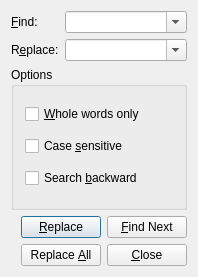
<?xml version="1.0" encoding="UTF-8"?>
<ui version="4.0">
 <comment>
    Copyright (C) 2004-2011 Martin Jolicoeur (snmpb1@gmail.com) 

    This file is part of the SnmpB project 
    (http://sourceforge.net/projects/snmpb)

    This program is free software: you can redistribute it and/or modify
    it under the terms of the GNU General Public License as published by
    the Free Software Foundation, either version 2 of the License, or
    (at your option) any later version.

    This program is distributed in the hope that it will be useful,
    but WITHOUT ANY WARRANTY; without even the implied warranty of
    MERCHANTABILITY or FITNESS FOR A PARTICULAR PURPOSE.  See the
    GNU General Public License for more details.

    You should have received a copy of the GNU General Public License
    along with this program.  If not, see http://www.gnu.org/licenses/.
</comment>
 <class>ReplaceDialog</class>
 <widget class="QDialog" name="ReplaceDialog">
  <property name="geometry">
   <rect>
    <x>0</x>
    <y>0</y>
    <width>198</width>
    <height>277</height>
   </rect>
  </property>
  <property name="windowTitle">
   <string>Replace Text</string>
  </property>
  <layout class="QGridLayout">
   <item row="0" column="0">
    <layout class="QGridLayout">
     <property name="leftMargin">
      <number>0</number>
     </property>
     <property name="topMargin">
      <number>0</number>
     </property>
     <property name="rightMargin">
      <number>0</number>
     </property>
     <property name="bottomMargin">
      <number>0</number>
     </property>
     <property name="spacing">
      <number>6</number>
     </property>
     <item row="1" column="0">
      <widget class="QLabel" name="TextLabel2">
       <property name="text">
        <string>R&amp;eplace:</string>
       </property>
       <property name="wordWrap">
        <bool>false</bool>
       </property>
       <property name="buddy">
        <cstring>comboReplace</cstring>
       </property>
      </widget>
     </item>
     <item row="0" column="0">
      <widget class="QLabel" name="TextLabel1">
       <property name="text">
        <string>&amp;Find:</string>
       </property>
       <property name="wordWrap">
        <bool>false</bool>
       </property>
       <property name="buddy">
        <cstring>comboFind</cstring>
       </property>
      </widget>
     </item>
     <item row="0" column="1">
      <widget class="QComboBox" name="comboFind">
       <property name="sizePolicy">
        <sizepolicy hsizetype="Expanding" vsizetype="Fixed">
         <horstretch>0</horstretch>
         <verstretch>0</verstretch>
        </sizepolicy>
       </property>
       <property name="editable">
        <bool>true</bool>
       </property>
       <property name="insertPolicy">
        <enum>QComboBox::InsertAlphabetically</enum>
       </property>
      </widget>
     </item>
     <item row="1" column="1">
      <widget class="QComboBox" name="comboReplace">
       <property name="sizePolicy">
        <sizepolicy hsizetype="Expanding" vsizetype="Fixed">
         <horstretch>0</horstretch>
         <verstretch>0</verstretch>
        </sizepolicy>
       </property>
       <property name="editable">
        <bool>true</bool>
       </property>
       <property name="insertPolicy">
        <enum>QComboBox::InsertAlphabetically</enum>
       </property>
      </widget>
     </item>
    </layout>
   </item>
   <item row="1" column="0">
    <widget class="QGroupBox" name="ButtonGroup1">
     <property name="title">
      <string>Options</string>
     </property>
     <layout class="QVBoxLayout">
      <property name="spacing">
       <number>6</number>
      </property>
      <property name="leftMargin">
       <number>11</number>
      </property>
      <property name="topMargin">
       <number>11</number>
      </property>
      <property name="rightMargin">
       <number>11</number>
      </property>
      <property name="bottomMargin">
       <number>11</number>
      </property>
      <item>
       <widget class="QCheckBox" name="checkWords">
        <property name="text">
         <string>&amp;Whole words only</string>
        </property>
       </widget>
      </item>
      <item>
       <widget class="QCheckBox" name="checkCase">
        <property name="text">
         <string>Case &amp;sensitive</string>
        </property>
       </widget>
      </item>
      <item>
       <widget class="QCheckBox" name="checkBackward">
        <property name="text">
         <string>Search &amp;backward</string>
        </property>
       </widget>
      </item>
     </layout>
    </widget>
   </item>
   <item row="2" column="0">
    <layout class="QHBoxLayout">
     <item>
      <spacer>
       <property name="orientation">
        <enum>Qt::Horizontal</enum>
       </property>
       <property name="sizeType">
        <enum>QSizePolicy::Expanding</enum>
       </property>
       <property name="sizeHint" stdset="0">
        <size>
         <width>16</width>
         <height>24</height>
        </size>
       </property>
      </spacer>
     </item>
     <item>
      <layout class="QGridLayout">
       <item row="0" column="0">
        <widget class="QPushButton" name="buttonReplace">
         <property name="text">
          <string>&amp;Replace</string>
         </property>
         <property name="default">
          <bool>true</bool>
         </property>
        </widget>
       </item>
       <item row="0" column="1">
        <widget class="QPushButton" name="buttonFindNext">
         <property name="text">
          <string>&amp;Find Next</string>
         </property>
        </widget>
       </item>
       <item row="1" column="0">
        <widget class="QPushButton" name="buttonReplaceAll">
         <property name="text">
          <string>Replace &amp;All</string>
         </property>
        </widget>
       </item>
       <item row="1" column="1">
        <widget class="QPushButton" name="buttonClose">
         <property name="text">
          <string>&amp;Close</string>
         </property>
        </widget>
       </item>
      </layout>
     </item>
    </layout>
   </item>
  </layout>
 </widget>
 <layoutdefault spacing="6" margin="11"/>
 <tabstops>
  <tabstop>comboFind</tabstop>
  <tabstop>comboReplace</tabstop>
  <tabstop>checkWords</tabstop>
  <tabstop>checkCase</tabstop>
  <tabstop>checkBackward</tabstop>
  <tabstop>buttonReplace</tabstop>
  <tabstop>buttonFindNext</tabstop>
  <tabstop>buttonReplaceAll</tabstop>
  <tabstop>buttonClose</tabstop>
 </tabstops>
 <resources/>
 <connections>
  <connection>
   <sender>buttonClose</sender>
   <signal>clicked()</signal>
   <receiver>ReplaceDialog</receiver>
   <slot>reject()</slot>
   <hints>
    <hint type="sourcelabel">
     <x>20</x>
     <y>20</y>
    </hint>
    <hint type="destinationlabel">
     <x>20</x>
     <y>20</y>
    </hint>
   </hints>
  </connection>
 </connections>
</ui>
